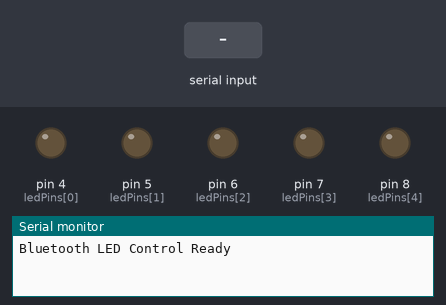
The sketch below on a simulated Arduino Uno, built with avr-gcc and run on an emulated ATmega328P. Shown: output pins drawn as LEDs (lit = HIGH), the last lines printed to the serial monitor. The test bench sets the inputs (shaded band).

Above: at 1.2 s.
1.3 s: "1" received over the second serial link
At 2.5 s:
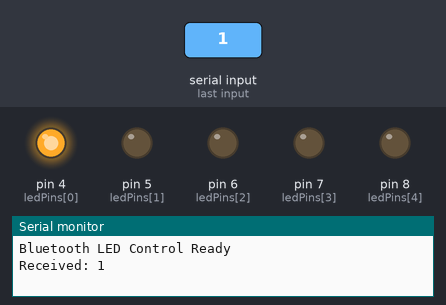
2.8 s: "2" received over the second serial link
At 3.7 s:
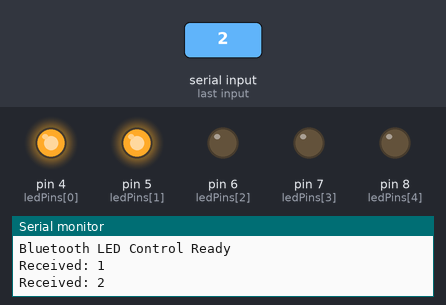
4.3 s: "1" received over the second serial link
At 4.9 s:
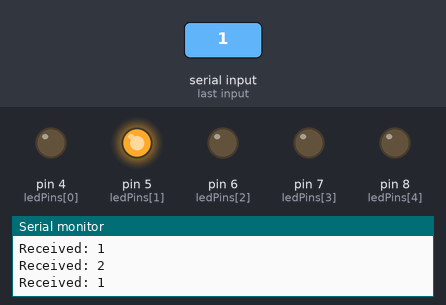
Timing chart, 0 to 7.3 s (numbered marks = the images above; inputs shaded):
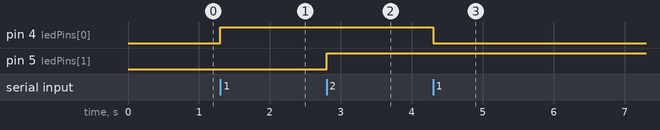

The sketch:

bluetooth_led_simple.ino
```cpp
#include <SoftwareSerial.h>

SoftwareSerial BTSerial(2, 3); // 블루투스 모듈 (RX, TX)

const int ledPins[] = {4, 5, 6, 7, 8}; // 5개의 LED 핀
bool ledState[] = {false, false, false, false, false}; // 각 LED 상태 저장

void setup() {
  Serial.begin(9600);   // PC 시리얼 모니터용
  BTSerial.begin(9600); // 블루투스 시리얼 통신 시작

  for (int i = 0; i < 5; i++) {
    pinMode(ledPins[i], OUTPUT);
    digitalWrite(ledPins[i], LOW);
  }

  Serial.println("Bluetooth LED Control Ready");
}

void loop() {
  if (BTSerial.available()) { // 블루투스로 데이터 수신 여부 확인
    char receivedChar = BTSerial.read(); // 수신된 문자 읽기
    Serial.print("Received: ");
    Serial.println(receivedChar);

    if (receivedChar >= '1' && receivedChar <= '5') { // 1~5의 문자일 때만 처리
      int ledIndex = receivedChar - '1'; // 배열 인덱스로 변환 (0~4)

      // LED 상태 토글
      ledState[ledIndex] = !ledState[ledIndex];
      digitalWrite(ledPins[ledIndex], ledState[ledIndex] ? HIGH : LOW);

      // 현재 상태를 블루투스로 전송
      BTSerial.print("LED ");
      BTSerial.print(ledIndex + 1);
      BTSerial.println(ledState[ledIndex] ? " ON" : " OFF");
    }
  }
}
```

Measured:
- after the input at 1.3 s, pin 4 (ledPins[0]): LOW → HIGH at once
- after the input at 2.8 s, pin 5 (ledPins[1]): LOW → HIGH at once
- after the input at 4.3 s, pin 4 (ledPins[0]): HIGH → LOW at once
